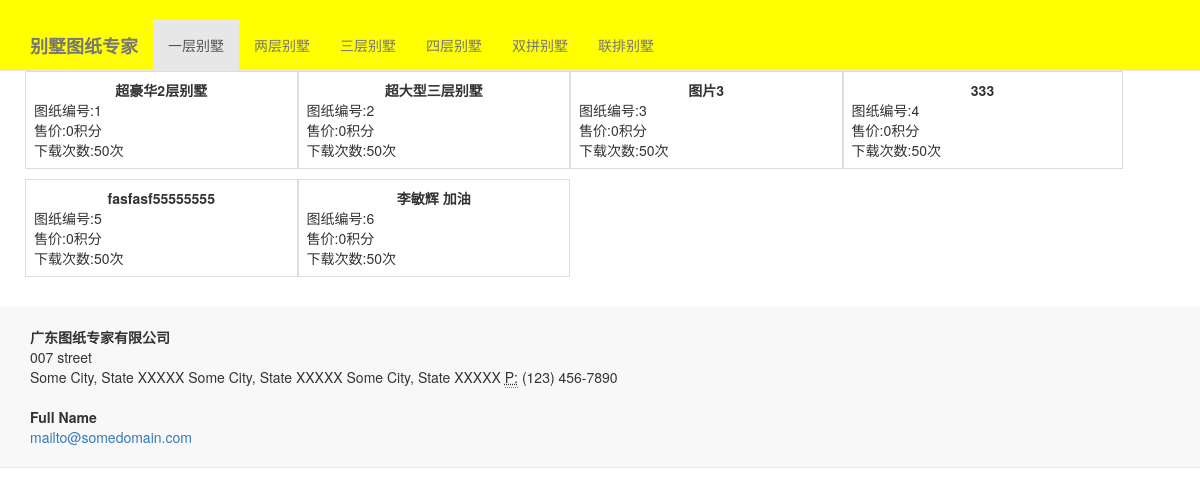
The app's page /, older data.
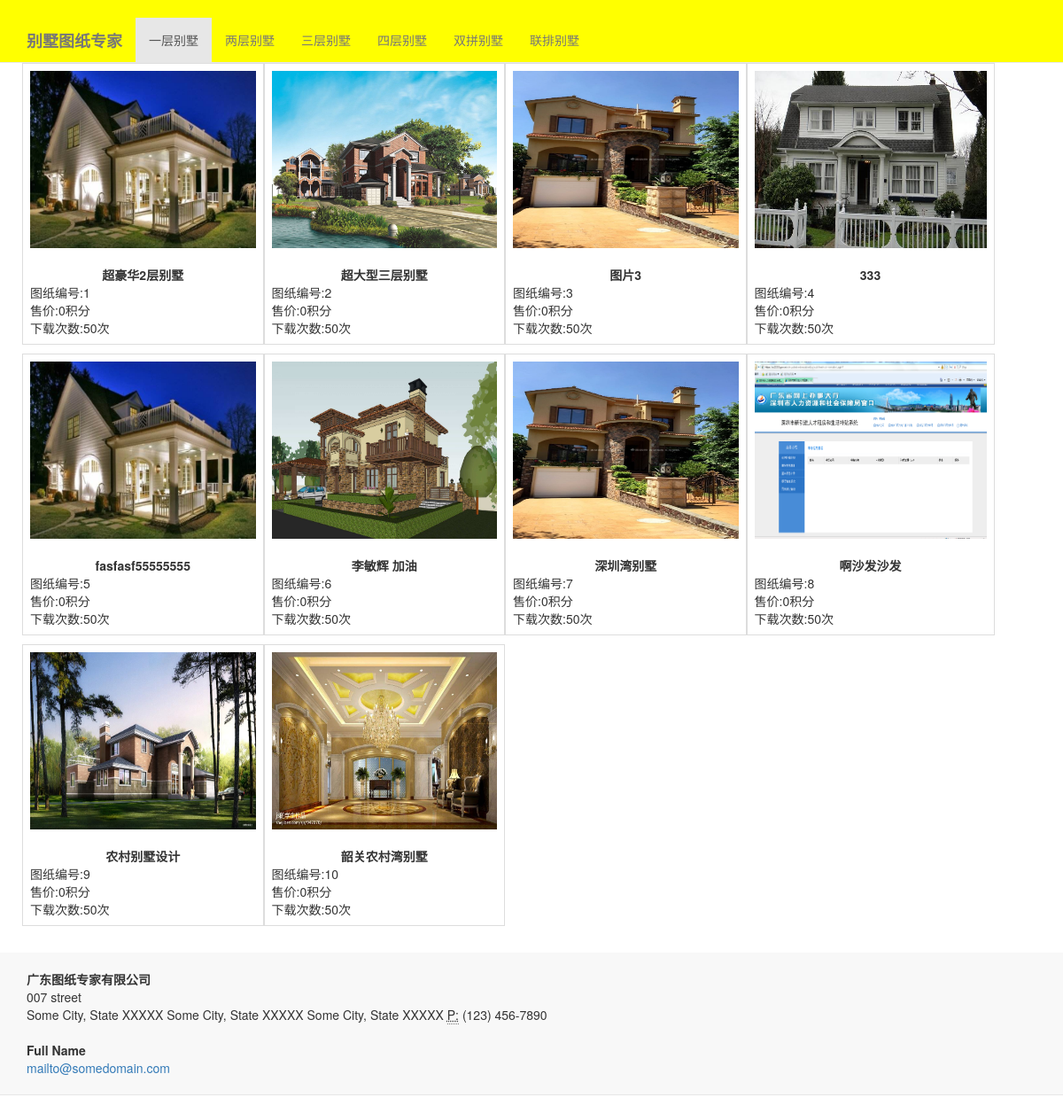
The same page, newer data.
### home/models.py (models this page shows, shortened)
class House(models.Model):
	floor_num_choices= (('1', '一层平房'),('2', '两层别墅'),('3','三层别墅'),('4','四层别墅'),('22','双拼别墅'),('0','不限制'))
	floor_area_choices=(('100', '<100平'),('200', '100-200平'),('300','200-300平'),('400','大于300平'),('0','不限制'))
	title=models.CharField('标题',max_length=100,help_text="文章标题，100字以内")
	content=RichTextField('正文',max_length=10000,)
	floor_num=models.CharField('别墅层数',choices=floor_num_choices,max_length=20)
	floor_area=models.CharField('占地面积',choices=floor_area_choices,max_length=20)
	down_price=models.IntegerField('下载积分',default=0)
	upload = models.FileField(upload_to='static/uploads',max_length=100,blank=True)
	create_date=models.DateField(auto_now_add=True)
	update_date=models.DateField(auto_now=True)

class Photo(models.Model):
	if_cover_choices=(('1','是'),('0','否'),)
	house=models.ForeignKey(House)
	images=models.ImageField(upload_to='static/photos')
	title=models.CharField('图片说明',max_length=100,blank=True)
	order=models.CharField('排序标志',max_length=10,default=0)
	if_cover=models.CharField('是否设置为封面图片',max_length=10,choices=if_cover_choices,default='0')

### home/views.py (the view)
# urls.py: url(r'^$',index),
def index(request):
	PAGENUM=3
	house_list=House.objects.all()
	photo_list=Photo.objects.all()
	context={'house_list':house_list,'photo_list':photo_list}
	return render(request,"home/house_list.html",context)

### templates/home/house_list.html (shortened to what this page needs)
<!DOCTYPE html>
<html>
   <head>
<link rel="stylesheet" href="/static/bootstrap-3.3.7-dist/css/bootstrap.min.css">
<link rel="stylesheet" href="/static/bootstrap-3.3.7-dist/css/mycss.css">
   </head>
<body>
<nav class="navbar navbar-default navbar-static-top" role="navigation"  style='background-color:yellow;'>
<br/>
    <div class="container">
    <div class="navbar-header" >
        <a class="navbar-brand" href="/"><b>别墅图纸专家</b></a>
    </div>
    <div>
        <ul class="nav navbar-nav">
            <li class="active "><a href="#"> 一层别墅 </a></li>
            <li><a href="#">两层别墅</a></li>
		<li><a href="#">三层别墅</a></li>
		<li><a href="#">四层别墅</a></li>
		 <li><a href="#">双拼别墅</a></li>
		<li><a href="#">联排别墅</a></li>
        </ul>
    </div>
    </div>
</nav>
<div class="container">
<div class='row'>
{% for house in house_list %}
	{% if  forloop.counter|divisibleby:"4"   %}
		<div class="row">
	{% endif%}
	<div class="col-sm-6 col-md-3" style="margin-right:-20px;margin-top:-30px;padding:10px">
			<table class='table table-bordered'>
			<tr>
			<td>
			{% for photo in photo_list %}
				{% if photo.house.id ==  house.id and photo.if_cover == '1' %}
					<a href=/home/house_detail/{{house.id}}/><img src="/static/media/{{photo.images}}" alt="{{house.title}}" height=200px width=100% ></a> &nbsp;
				{% endif%}
			{%endfor%}
			 <center><b>{{house.title}}</b></center>
			图纸编号:{{house.id}}<br/>
			售价:{{house.down_price}}积分<br/>
			下载次数:50次
			</td>
			</tr>
			</table>
	</div>
	{% if  forloop.counter|divisibleby:"4"   %}
		</div>
	{% endif%}
{% endfor%}
</div>
</div>
<nav class="navbar navbar-default navbar-static-top" role="navigation">
	<div class="container">
    <div class="navbar-header">
<br/>
<address>
        <strong>广东图纸专家有限公司</strong><br>
        007 street<br>
        Some City, State XXXXX Some City, State XXXXX  Some City, State XXXXX
        <abbr title="Phone">P:</abbr> (123) 456-7890
</address>
<address>
        <strong>Full Name</strong><br>
        <a href="mailto:#">mailto@somedomain.com</a>
</address>
    </div>
	</div>
	</nav>
</body>
</html>

Row changes from the older to the newer data that the page shows:
added Photo: images (picture), shown under House "超豪华2层别墅"
added Photo: images (picture), shown under House "超大型三层别墅"
added Photo: images (picture), shown under House "图片3"
added Photo: images (picture), shown under House id 4
added Photo: images (picture), shown under House "fasfasf55555555"
added Photo: images (picture), shown under House "李敏辉 加油"
added House: title "深圳湾别墅", id "7", down_price "0"
added Photo: images (picture), shown under "深圳湾别墅"
added House: title "啊沙发沙发", id "8", down_price "0"
added Photo: images (picture), shown under "啊沙发沙发"
added House: title "农村别墅设计", id "9", down_price "0"
added Photo: images (picture), shown under "农村别墅设计"
added House: title "韶关农村湾别墅", id "10", down_price "0"
added Photo: images (picture), shown under "韶关农村湾别墅"
